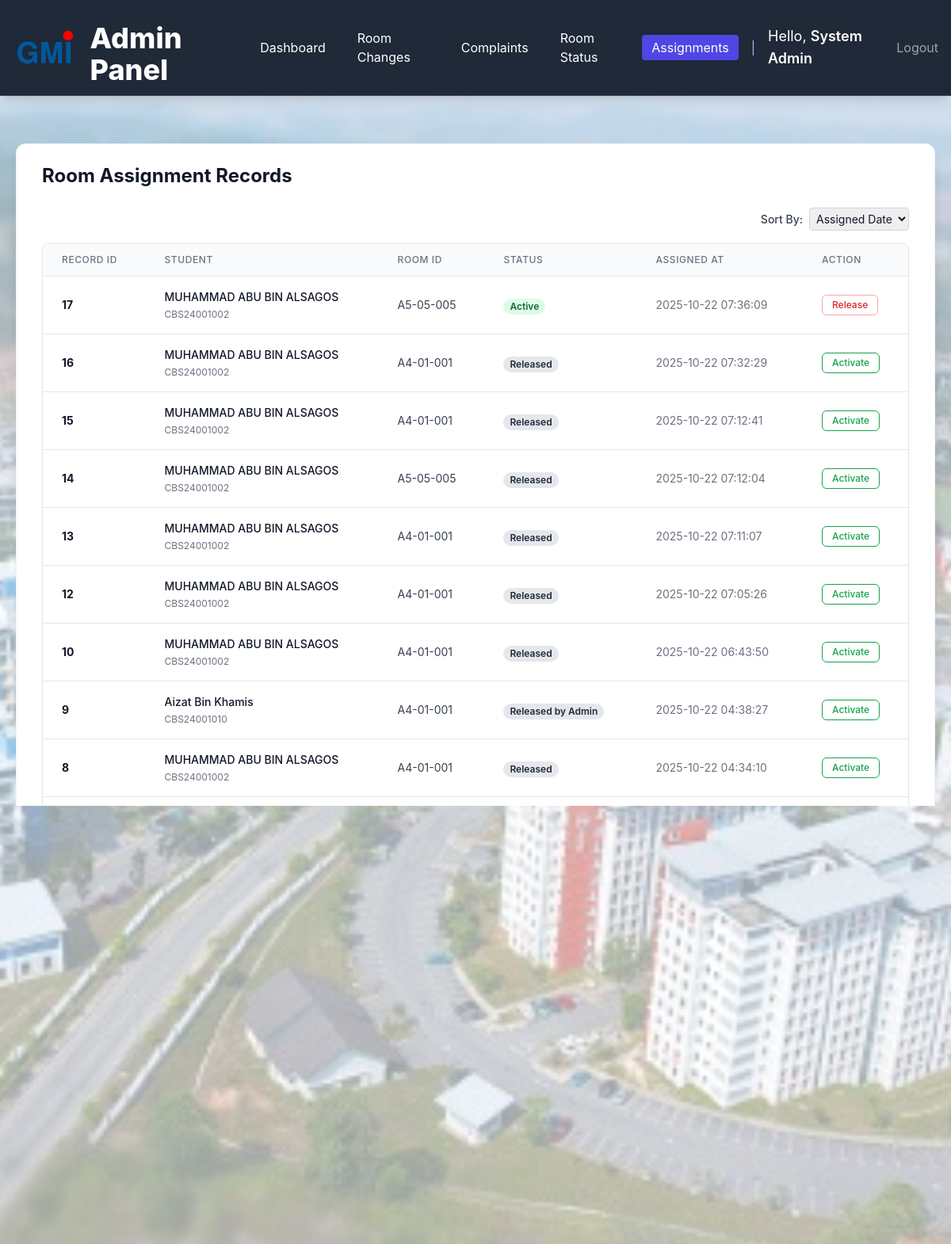
/admin_assignment_records.php (signed in), run on the app's committed database.
### tables this page shows
CREATE TABLE `student_rooms` (
  `sr_id` int(11) NOT NULL,
  `student_id` varchar(50) NOT NULL,
  `room_identifier` varchar(20) NOT NULL,
  `semester` varchar(50) DEFAULT NULL,
  `status` varchar(50) DEFAULT 'Active',
  `assigned_at` timestamp NOT NULL DEFAULT current_timestamp(),
  `released_at` timestamp NULL DEFAULT NULL
);

CREATE TABLE `users` (
  `student_id` varchar(50) NOT NULL,
  `full_name` varchar(200) NOT NULL,
  `email` varchar(255) NOT NULL,
  `phone` varchar(30) DEFAULT NULL,
  `password` varchar(255) NOT NULL,
  `role` varchar(20) NOT NULL,
  `gender` varchar(10) DEFAULT NULL,
  `created_at` timestamp NOT NULL DEFAULT current_timestamp(),
  `updated_at` timestamp NOT NULL DEFAULT current_timestamp() ON UPDATE current_timestamp()
);

### conn.php (called while the page is built, shortened)
<?php
$host = 'localhost';
$user = 'root';
$pass = '';
$dbname = 'hostel';
$conn = new mysqli($host, $user, $pass, $dbname);
function getRoomRegisterRecords($sort_by = 'assigned_at') {
    global $conn;
    $allowed_columns = ['sr_id', 'student_id', 'room_identifier', 'semester', 'assignment_status', 'assigned_at', 'released_at'];
    $order_column = in_array($sort_by, $allowed_columns) ? $sort_by : 'assigned_at';
    $order_direction = 'DESC';
    $query = "SELECT sr.sr_id, sr.student_id, sr.room_identifier, sr.semester, sr.status as assignment_status, sr.assigned_at, sr.released_at, u.full_name
              FROM student_rooms sr
              JOIN users u ON sr.student_id = u.student_id
              ORDER BY $order_column $order_direction";
    $result = $conn->query($query);
    $data = [];
    if ($result) {
        while ($row = $result->fetch_assoc()) {
            $data[] = $row;
        }
    }
    return $data;
}
?>

### admin_assignment_records.php (the view, shortened to what this page needs)
<?php
require_once 'conn.php';
$sort_by = $_GET['sort'] ?? 'assigned_at';
$register_records = getRoomRegisterRecords($sort_by);
?>
<!DOCTYPE html>
<html lang="en">
<head>
    <script src="https://cdn.tailwindcss.com"></script>
    <link rel="stylesheet" href="style.css">
</head>
<body class="bg-gray-50 text-gray-900 m-0 p-0">
    <?php include 'admin_nav.php';  ?>
    <div class="max-w-7xl mx-auto my-10 p-5">
    <div class="bg-white rounded-xl shadow-lg border border-gray-100 overflow-hidden">
    <div class="px-8 py-6">
        <h2 class="text-2xl font-bold text-gray-900 mb-6">Room Assignment Records</h2>
        <div class="mb-4 flex justify-end items-center space-x-2">
            <label for="sort-select" class="text-sm font-medium text-gray-700">Sort By:</label>
            <select id="sort-select" onchange="window.location.href='admin_assignment_records.php?sort=' + this.value" class="p-1 border border-gray-300 rounded text-sm">
                <option value="assigned_at" <?php echo $sort_by === 'assigned_at' ? 'selected' : ''; ?>>Assigned Date</option>
            </select>
        </div>
        <div class="overflow-x-auto bg-white border border-gray-200 rounded-lg shadow-sm">
            <table class="min-w-full divide-y divide-gray-200">
                <thead class="bg-gray-50">
                    <tr>
                        <th class="px-6 py-3 text-left text-xs font-medium text-gray-500 uppercase tracking-wider">Record ID</th>
                        <th class="px-6 py-3 text-left text-xs font-medium text-gray-500 uppercase tracking-wider">Student</th>
                        <th class="px-6 py-3 text-left text-xs font-medium text-gray-500 uppercase tracking-wider">Room ID</th>
                        <th class="px-6 py-3 text-left text-xs font-medium text-gray-500 uppercase tracking-wider">Status</th>
                        <th class="px-6 py-3 text-left text-xs font-medium text-gray-500 uppercase tracking-wider">Assigned At</th>
                        <th class="px-6 py-3 text-left text-xs font-medium text-gray-500 uppercase tracking-wider">Action</th>
                    </tr>
                </thead>
                <tbody class="bg-white divide-y divide-gray-200">
                    <?php foreach ($register_records as $record): ?>
                        <tr class="hover:bg-gray-50 transition-colors duration-150">
                            <td class="px-6 py-4 whitespace-nowrap text-sm font-bold text-gray-900">
                                <?php echo htmlspecialchars($record['sr_id']); ?></td>
                            <td class="px-6 py-4 whitespace-nowrap">
                                <div class="space-y-1">
                                    <div class="text-sm font-medium text-gray-900">
                                        <?php echo htmlspecialchars($record['full_name']); ?>
                                    </div>
                                    <div class="text-xs text-gray-500">
                                        <?php echo htmlspecialchars($record['student_id']); ?>
                                    </div>
                                </div>
                            </td>
                            <td class="px-6 py-4 whitespace-nowrap text-sm text-gray-700">
                                <?php echo htmlspecialchars($record['room_identifier']); ?>
                            </td>
                            <td class="px-6 py-4 whitespace-nowrap">
                                <span class="px-2 inline-flex text-xs leading-5 font-semibold rounded-full
                                    <?php
                                        if ($record['assignment_status'] === 'Active') echo 'bg-green-100 text-green-800';
                                        elseif (strpos($record['assignment_status'], 'Released') !== false) echo 'bg-gray-200 text-gray-800';
                                        else echo 'bg-yellow-100 text-yellow-800';
                                    ?>">
                                    <?php echo htmlspecialchars($record['assignment_status']); ?>
                                </span>
                            </td>
                            <td class="px-6 py-4 whitespace-nowrap text-sm text-gray-500">
                                <?php echo htmlspecialchars($record['assigned_at']); ?></td>
                            <td class="px-6 py-4 whitespace-nowrap text-sm font-medium">
                                <div class="flex space-x-3">
                                <?php if ($record['assignment_status'] === 'Active'): ?>
                                    <a href="admin_assignment_records.php?action=release&sr_id=<?php echo $record['sr_id']; ?>"
                                       onclick="return confirm('Confirm RELEASE Student <?php echo $record['student_id']; ?> from Room <?php echo $record['room_identifier']; ?>?')"
                                       class="bg-white hover:bg-gray-50 text-red-600 border border-red-300 px-3 py-1 rounded-md text-xs font-medium transition-colors duration-200">
                                       Release
                                    </a>
                                <?php else: ?>
                                    <a href="admin_assignment_records.php?action=activate&sr_id=<?php echo $record['sr_id']; ?>"
                                       onclick="return confirm('Confirm ACTIVATE this assignment for Student <?php echo $record['student_id']; ?>? NOTE: This does NOT check room availability.')"
                                       class="bg-white hover:bg-gray-50 text-green-600 border border-green-600 px-3 py-1 rounded-md text-xs font-medium transition-colors duration-200">
                                       Activate
                                    </a>
                                <?php endif; ?>
                            </td>
                        </tr>
                    <?php endforeach; ?>
                </tbody>
            </table>
        </div>
    </div>
    </div>
    </div>
</body>
</html>

### style.css (style rules this page uses)
body { background: linear-gradient(rgba(255,255,255,0.6), rgba(255,255,255,0.6)), url('images/gmi_bg.jpg') center center / cover no-repeat fixed; font-family: 'Inter', sans-serif; color: #1f2937; min-height: 100vh; margin: 0; }

### admin_assignment_records.php (style rules this page uses)
body { font-family: 'Inter', system-ui, sans-serif; box-sizing: border-box; }

### data on the page
student_rooms: sr_id "17", student.full_name "MUHAMMAD ABU BIN ALSAGOS", student "CBS24001002", room_identifier "A5-05-005", status "Active", assigned_at "2025-10-22 07:36:09"
student_rooms: sr_id "16", student.full_name "MUHAMMAD ABU BIN ALSAGOS", student "CBS24001002", room_identifier "A4-01-001", status "Released", assigned_at "2025-10-22 07:32:29"
student_rooms: sr_id "15", student.full_name "MUHAMMAD ABU BIN ALSAGOS", student "CBS24001002", room_identifier "A4-01-001", status "Released", assigned_at "2025-10-22 07:12:41"
student_rooms: sr_id "14", student.full_name "MUHAMMAD ABU BIN ALSAGOS", student "CBS24001002", room_identifier "A5-05-005", status "Released", assigned_at "2025-10-22 07:12:04"
student_rooms: sr_id "13", student.full_name "MUHAMMAD ABU BIN ALSAGOS", student "CBS24001002", room_identifier "A4-01-001", status "Released", assigned_at "2025-10-22 07:11:07"
student_rooms: sr_id "12", student.full_name "MUHAMMAD ABU BIN ALSAGOS", student "CBS24001002", room_identifier "A4-01-001", status "Released", assigned_at "2025-10-22 07:05:26"
student_rooms: sr_id "10", student.full_name "MUHAMMAD ABU BIN ALSAGOS", student "CBS24001002", room_identifier "A4-01-001", status "Released", assigned_at "2025-10-22 06:43:50"
student_rooms: sr_id "9", student.full_name "Aizat Bin Khamis", student "CBS24001010", room_identifier "A4-01-001", status "Released by Admin", assigned_at "2025-10-22 04:38:27"
student_rooms: sr_id "8", student.full_name "MUHAMMAD ABU BIN ALSAGOS", student "CBS24001002", room_identifier "A4-01-001", status "Released", assigned_at "2025-10-22 04:34:10"
student_rooms: student.full_name "MUHAMMAD ABU BIN ALSAGOS", student "CBS24001002", room_identifier "A5-05-001", status "Released", assigned_at "2025-10-22 04:33:35"
student_rooms: sr_id "6", student.full_name "MUHAMMAD ABU BIN ALSAGOS", student "CBS24001002", room_identifier "A5-05-005", status "Released", assigned_at "2025-10-22 04:29:36"
student_rooms: sr_id "5", student.full_name "MUHAMMAD ABU BIN ALSAGOS", student "CBS24001002", room_identifier "A4-01-001", status "Released", assigned_at "2025-10-22 04:03:38"
student_rooms: sr_id "4", student.full_name "MUHAMMAD ABU BIN ALSAGOS", student "CBS24001002", room_identifier "A4-01-001", status "Released", assigned_at "2025-10-21 07:01:17"
student_rooms: student.full_name "MUHAMMAD ABU BIN ALSAGOS", student "CBS24001002", room_identifier "A4-01-001", status "Released", assigned_at "2025-10-21 06:42:20"
student_rooms: student.full_name "MUHAMMAD ABU BIN ALSAGOS", student "CBS24001002", room_identifier "A4-01-001", status "Released", assigned_at "2025-10-21 06:42:12"
student_rooms: student.full_name "MUHAMMAD ABU BIN ALSAGOS", room_identifier "A4-01-001", assigned_at "2025-10-21 05:29:49"

### other printed values
$full_name "System Admin"
